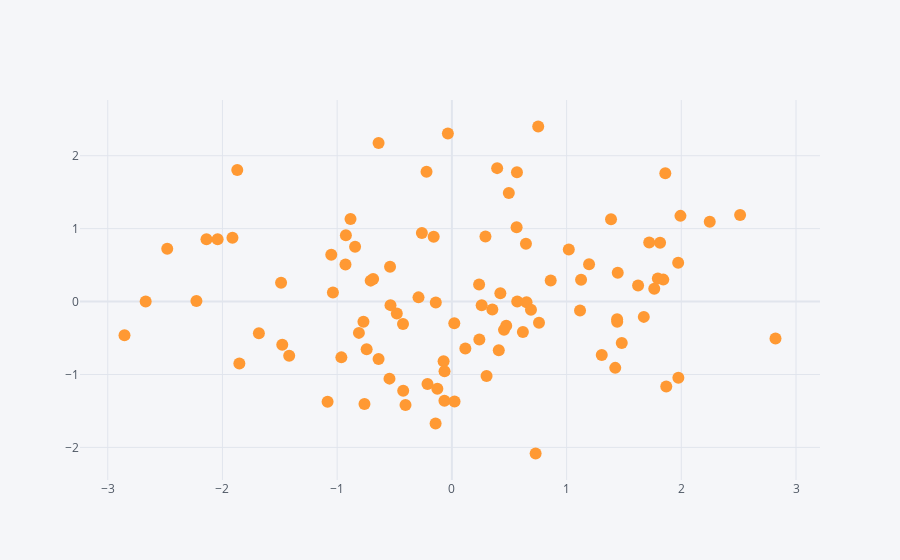

The notebook cell this image was saved under:
### Code cell
df.iplot(kind='scatter', x='A', y='B', mode='markers')
